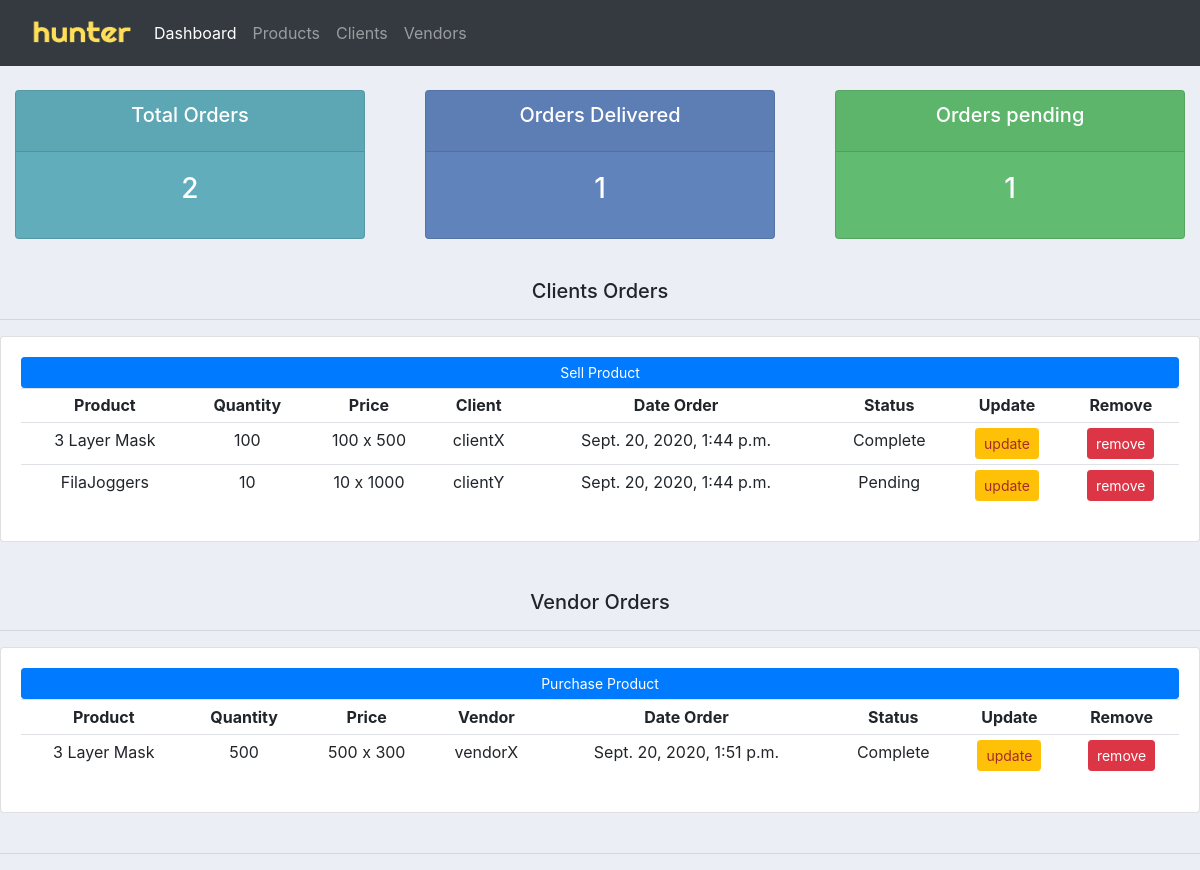
/, run on an earlier commit of the app's database.
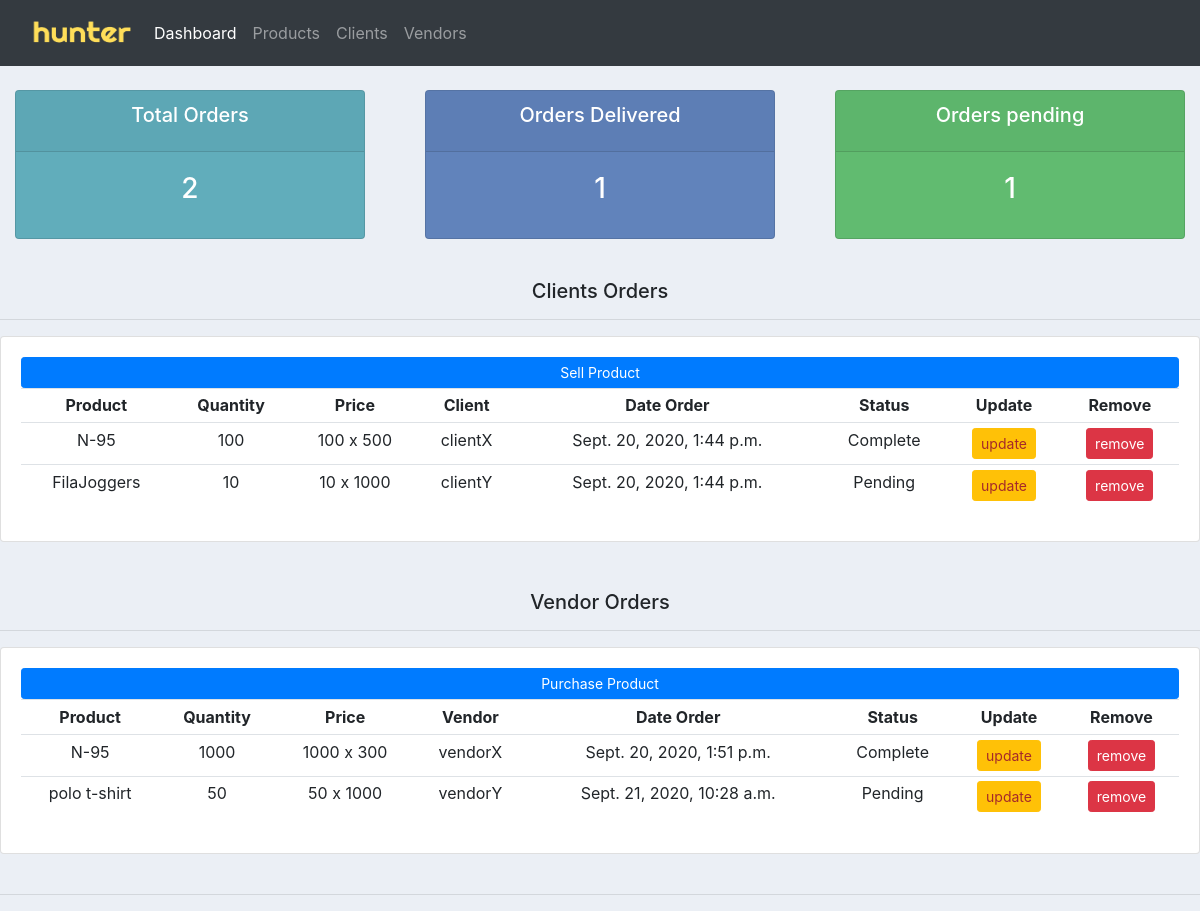
And on a later commit of the database.
### accounts/models.py (models this page shows, shortened)
class Client_Order(models.Model):
    STATUS =(
    ('Complete','Complete'),('Pending','Pending'),('Out for delivery','Out for delivery'),
    )
    client = models.ForeignKey(Client, null=True, on_delete = models.SET_NULL)
    product = models.ForeignKey(Product, null=True, on_delete = models.SET_NULL)
    quantity = models.IntegerField(null=True)
    status = models.CharField(max_length=50, null=True, choices=STATUS)
    date_created = models.DateTimeField(auto_now_add=True, null=True)

class Product(models.Model):
    name = models.CharField(max_length=50, null=True)
    description = models.CharField(max_length=200, null=True)
    quantity = models.IntegerField(null=True)
    buy_Price = models.IntegerField(null=True)
    sell_Price = models.IntegerField(null=True)
    date_created = models.DateTimeField(auto_now_add=True, null=True)
    tags = models.ForeignKey(Tag, null=True, on_delete = models.SET_NULL)
    def __str__(self):
        return self.name

class Client(models.Model):
    name = models.CharField(max_length=50, null=True)
    email = models.CharField(max_length=50, null=True)
    phone = models.CharField(max_length=11, null=True)
    date_created = models.DateTimeField(auto_now_add=True, null=True)
    def __str__(self):
        return self.name

class Vendor_Order(models.Model):
    STATUS =(
    ('Complete','Complete'),('Pending','Pending'),
    )
    product = models.ForeignKey(Product, null=True, on_delete = models.SET_NULL)
    vendor = models.ForeignKey(Vendor, null=True, on_delete = models.SET_NULL)
    quantity = models.IntegerField(null=True)
    status = models.CharField(max_length=50, null=True, choices=STATUS)
    date_created = models.DateTimeField(auto_now_add=True, null=True)

class Vendor(models.Model):
    name = models.CharField(max_length=50, null=True)
    email = models.CharField(max_length=50, null=True)
    phone = models.CharField(max_length=11, null=True)
    date_created = models.DateTimeField(auto_now_add=True, null=True)
    tags = models.ForeignKey(Tag, null=True, on_delete = models.SET_NULL)
    def __str__(self):
        return self.name

### accounts/views.py (the view)
# urls.py: path('', views.home,name='dashboard'),
def home(request):
    client_orders = Client_Order.objects.all()
    vendor_orders = Vendor_Order.objects.all()
    clients = Client.objects.all()
    vendors = Vendor.objects.all()
    total_clients = clients.count()
    total_orders = client_orders.count()
    complete = client_orders.filter(status="Complete").count()
    pending = client_orders.filter(status="Pending").count()
    context = {'client_orders':client_orders,'clients':clients,
    'vendor_orders':vendor_orders,'vendors':vendors,'total_orders':total_orders,
    'complete':complete,'pending':pending,'total_clients':total_clients}
    return render(request,'accounts/dashboard.html',context)

### accounts/templates/accounts/dashboard.html
{% extends 'accounts/main.html' %}
{% block content %}
{% include 'accounts/status.html' %}
<br>
<div class="row">
  <div class="col-md text-center">
      <h5>Clients Orders</h5>
      <hr>
      <div class="card card-body">
          <a href="{% url 'corder'%}" class="btn btn-primary btn-sm btn-block">Sell Product</a>
          <table class="table table-sm ">
              <tr>
                  <th>Product</th>
                  <th>Quantity</th>
                  <th>Price</th>
                  <th>Client</th>
                  <th>Date Order</th>
                  <th>Status</th>
                  <th>Update</th>
                  <th>Remove</th>
              </tr>
              {% for i in client_orders %}
              <tr>
                <td>{{i.product}}</td>
                <td>{{i.quantity}}</td>
                <td>{{i.quantity}} x {{i.product.sell_Price}}</td>
                <td>{{i.client}}</td>
                <td>{{i.date_created}}</td>
                <td>{{i.status}}</td>
                  <td><a class="btn btn-sm btn-warning" href="{% url 'corderupdate' i.id %}" style="color:brown">update</a></td>
                <td ><a class="btn btn-sm btn-danger" href="{% url 'deleteOrderC' i.id %}" style="color:white">remove</a></td>
              </tr>
              {% endfor %}
          </table>
      </div>
  </div>
</div>
<br>
<br>
<div class="row">
    <div class="col-md text-center">
        <h5>Vendor Orders</h5>
        <hr>
        <div class="card card-body">
            <a href="{% url 'vorder'%}" class="btn btn-primary btn-sm btn-block">Purchase Product</a>
            <table class="table table-sm ">
                <tr>
                    <th>Product</th>
                    <th>Quantity</th>
                    <th>Price</th>
                    <th>Vendor</th>
                    <th>Date Order</th>
                    <th>Status</th>
                    <th>Update</th>
                    <th>Remove</th>
                </tr>
                {% for i in vendor_orders %}
                <tr>
                  <td>{{i.product}}</td>
                  <td>{{i.quantity}}</td>
                  <td>{{i.quantity}} x {{i.product.buy_Price}}</td>
                  <td>{{i.vendor}}</td>
                  <td>{{i.date_created}}</td>
                  <td>{{i.status}}</td>
                  <td><a class="btn btn-sm btn-warning" href="{% url 'vorderupdate' i.id %}" style="color:brown">update</a></td>
                  <td ><a class="btn btn-sm btn-danger" href="{% url 'deleteOrder' i.id %}" style="color:white">remove</a></td>
                </tr>
                {% endfor %}
            </table>
        </div>
    </div>
  </div>
<br>
{% endblock %}

What changed in the data, as far as the page shows it:
changed through a linked row, Client_Order "Complete": product "3 Layer Mask" → "N-95"
changed Vendor_Order "Sept. 20, 2020, 1:51 p.m.": product "3 Layer Mask" → "N-95"; quantity "500" → "1000"
added Vendor_Order: product "polo t-shirt", quantity "50", product.buy_Price "1000", vendor "vendorY", date_created "Sept. 21, 2020, 10:28 a.m.", status "Pending"
